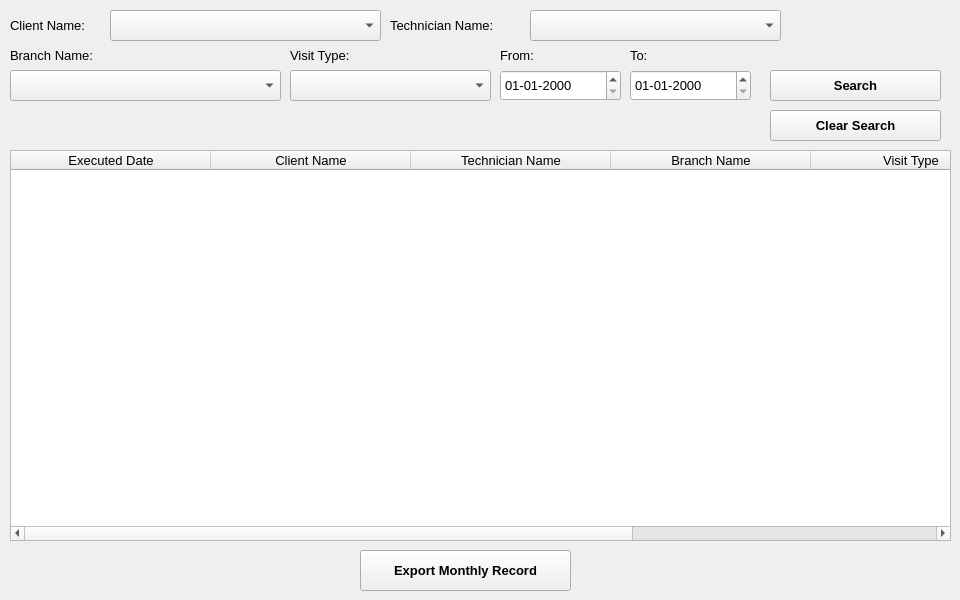
     <widget class="QWidget" name="tab_9">
      <attribute name="title">
       <string>Export Monthly</string>
      </attribute>
      <widget class="QLabel" name="label_220">
       <property name="geometry">
        <rect>
         <x>290</x>
         <y>40</y>
         <width>81</width>
         <height>31</height>
        </rect>
       </property>
       <property name="font">
        <font>
         <family>Segoe UI</family>
         <pointsize>10</pointsize>
        </font>
       </property>
       <property name="text">
        <string>Visit Type:</string>
       </property>
      </widget>
      <widget class="QComboBox" name="technamemonth_2">
       <property name="geometry">
        <rect>
         <x>530</x>
         <y>10</y>
         <width>251</width>
         <height>31</height>
        </rect>
       </property>
       <property name="font">
        <font>
         <family>Segoe UI</family>
         <pointsize>10</pointsize>
        </font>
       </property>
       <item>
        <property name="text">
         <string/>
        </property>
       </item>
       <item>
        <property name="text">
         <string>Technician One</string>
        </property>
       </item>
       <item>
        <property name="text">
         <string>Technician Two</string>
        </property>
       </item>
      </widget>
      <widget class="QComboBox" name="visittype_2">
       <property name="geometry">
        <rect>
         <x>290</x>
         <y>70</y>
         <width>201</width>
         <height>31</height>
        </rect>
       </property>
       <property name="font">
        <font>
         <family>Segoe UI</family>
         <pointsize>10</pointsize>
        </font>
       </property>
       <item>
        <property name="text">
         <string/>
        </property>
       </item>
       <item>
        <property name="text">
         <string>Monthly Visit</string>
        </property>
       </item>
       <item>
        <property name="text">
         <string>Emergency Visit</string>
        </property>
       </item>
      </widget>
      <widget class="QPushButton" name="exportmonthlyrecord">
       <property name="geometry">
        <rect>
         <x>360</x>
         <y>550</y>
         <width>211</width>
         <height>41</height>
        </rect>
       </property>
       <property name="font">
        <font>
         <family>Segoe UI</family>
         <pointsize>10</pointsize>
         <weight>75</weight>
         <bold>true</bold>
        </font>
       </property>
       <property name="text">
        <string>Export Monthly Record</string>
       </property>
      </widget>
      <widget class="QComboBox" name="clnamemonth_2">
       <property name="geometry">
        <rect>
         <x>110</x>
         <y>10</y>
         <width>271</width>
         <height>31</height>
        </rect>
       </property>
       <property name="font">
        <font>
         <family>Segoe UI</family>
         <pointsize>10</pointsize>
        </font>
       </property>
      </widget>
      <widget class="QDateEdit" name="dateEditmonth_2">
       <property name="geometry">
        <rect>
         <x>500</x>
         <y>70</y>
         <width>121</width>
         <height>31</height>
        </rect>
       </property>
       <property name="font">
        <font>
         <family>Segoe UI</family>
         <pointsize>10</pointsize>
        </font>
       </property>
       <property name="displayFormat">
        <string>dd-MM-yyyy</string>
       </property>
      </widget>
      <widget class="QDateEdit" name="dateEditmonth_3">
       <property name="geometry">
        <rect>
         <x>630</x>
         <y>70</y>
         <width>121</width>
         <height>31</height>
        </rect>
       </property>
       <property name="font">
        <font>
         <family>Segoe UI</family>
         <pointsize>10</pointsize>
        </font>
       </property>
       <property name="displayFormat">
        <string>dd-MM-yyyy</string>
       </property>
      </widget>
      <widget class="QTableWidget" name="tableWidget_6">
       <property name="enabled">
        <bool>true</bool>
       </property>
       <property name="geometry">
        <rect>
         <x>10</x>
         <y>150</y>
         <width>941</width>
         <height>391</height>
        </rect>
       </property>
       <property name="font">
        <font>
         <pointsize>10</pointsize>
        </font>
       </property>
       <attribute name="horizontalHeaderDefaultSectionSize">
        <number>200</number>
       </attribute>
       <column>
        <property name="text">
         <string>Executed Date</string>
        </property>
        <property name="font">
         <font>
          <family>Segoe UI</family>
          <pointsize>10</pointsize>
         </font>
        </property>
       </column>
       <column>
        <property name="text">
         <string>Client Name</string>
        </property>
        <property name="font">
         <font>
          <family>Segoe UI</family>
          <pointsize>10</pointsize>
         </font>
        </property>
       </column>
       <column>
        <property name="text">
         <string>Technician Name</string>
        </property>
        <property name="font">
         <font>
          <family>Segoe UI</family>
          <pointsize>10</pointsize>
         </font>
        </property>
       </column>
       <column>
        <property name="text">
         <string>Branch Name</string>
        </property>
        <property name="font">
         <font>
          <family>Segoe UI</family>
          <pointsize>10</pointsize>
         </font>
        </property>
       </column>
       <column>
        <property name="text">
         <string>Visit Type</string>
        </property>
        <property name="font">
         <font>
          <family>Segoe UI</family>
          <pointsize>10</pointsize>
         </font>
        </property>
       </column>
       <column>
        <property name="text">
         <string>Updated Date</string>
        </property>
        <property name="font">
         <font>
          <family>Segoe UI</family>
          <pointsize>10</pointsize>
         </font>
        </property>
       </column>
      </widget>
      <widget class="QLabel" name="label_207">
       <property name="geometry">
        <rect>
         <x>10</x>
         <y>40</y>
         <width>111</width>
         <height>31</height>
        </rect>
       </property>
       <property name="font">
        <font>
         <family>Segoe UI</family>
         <pointsize>10</pointsize>
        </font>
       </property>
       <property name="text">
        <string>Branch Name:</string>
       </property>
      </widget>
      <widget class="QLabel" name="label_208">
       <property name="geometry">
        <rect>
         <x>390</x>
         <y>10</y>
         <width>141</width>
         <height>31</height>
        </rect>
       </property>
       <property name="font">
        <font>
         <family>Segoe UI</family>
         <pointsize>10</pointsize>
        </font>
       </property>
       <property name="text">
        <string>Technician Name:</string>
       </property>
      </widget>
      <widget class="QLabel" name="label_205">
       <property name="geometry">
        <rect>
         <x>500</x>
         <y>40</y>
         <width>51</width>
         <height>31</height>
        </rect>
       </property>
       <property name="font">
        <font>
         <family>Segoe UI</family>
         <pointsize>10</pointsize>
        </font>
       </property>
       <property name="text">
        <string>From:</string>
       </property>
      </widget>
      <widget class="QLabel" name="label_210">
       <property name="geometry">
        <rect>
         <x>630</x>
         <y>40</y>
         <width>31</width>
         <height>31</height>
        </rect>
       </property>
       <property name="font">
        <font>
         <family>Segoe UI</family>
         <pointsize>10</pointsize>
        </font>
       </property>
       <property name="text">
        <string>To:</string>
       </property>
      </widget>
      <widget class="QPushButton" name="clearseatechist_2">
       <property name="geometry">
        <rect>
         <x>770</x>
         <y>110</y>
         <width>171</width>
         <height>31</height>
        </rect>
       </property>
       <property name="font">
        <font>
         <family>Segoe UI</family>
         <pointsize>10</pointsize>
         <weight>75</weight>
         <bold>true</bold>
        </font>
       </property>
       <property name="text">
        <string>Clear Search</string>
       </property>
      </widget>
      <widget class="QLabel" name="label_206">
       <property name="geometry">
        <rect>
         <x>10</x>
         <y>10</y>
         <width>101</width>
         <height>31</height>
        </rect>
       </property>
       <property name="font">
        <font>
         <family>Segoe UI</family>
         <pointsize>10</pointsize>
        </font>
       </property>
       <property name="text">
        <string>Client Name:</string>
       </property>
      </widget>
      <widget class="QLabel" name="label_211">
       <property name="geometry">
        <rect>
         <x>220</x>
         <y>110</y>
         <width>481</width>
         <height>31</height>
        </rect>
       </property>
       <property name="font">
        <font>
         <family>Segoe UI</family>
         <pointsize>10</pointsize>
         <weight>75</weight>
         <bold>true</bold>
        </font>
       </property>
       <property name="styleSheet">
        <string notr="true">color:rgb(255, 0, 0);</string>
       </property>
       <property name="text">
        <string/>
       </property>
      </widget>
      <widget class="QPushButton" name="searchtechn_2">
       <property name="geometry">
        <rect>
         <x>770</x>
         <y>70</y>
         <width>171</width>
         <height>31</height>
        </rect>
       </property>
       <property name="font">
        <font>
         <family>Segoe UI</family>
         <pointsize>10</pointsize>
         <weight>75</weight>
         <bold>true</bold>
        </font>
       </property>
       <property name="text">
        <string>Search</string>
       </property>
      </widget>
      <widget class="QComboBox" name="brnamemonth_2">
       <property name="geometry">
        <rect>
         <x>10</x>
         <y>70</y>
         <width>271</width>
         <height>31</height>
        </rect>
       </property>
       <property name="font">
        <font>
         <family>Segoe UI</family>
         <pointsize>10</pointsize>
        </font>
       </property>
      </widget>
     </widget>
